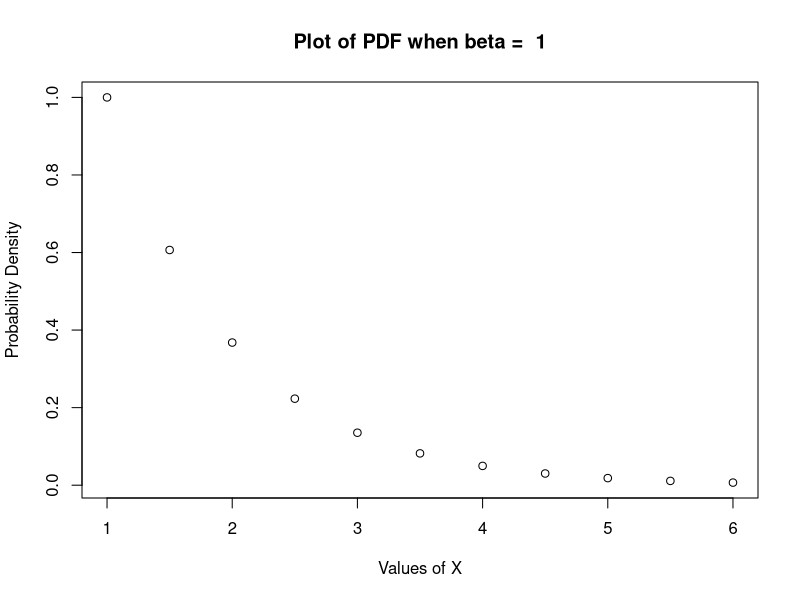
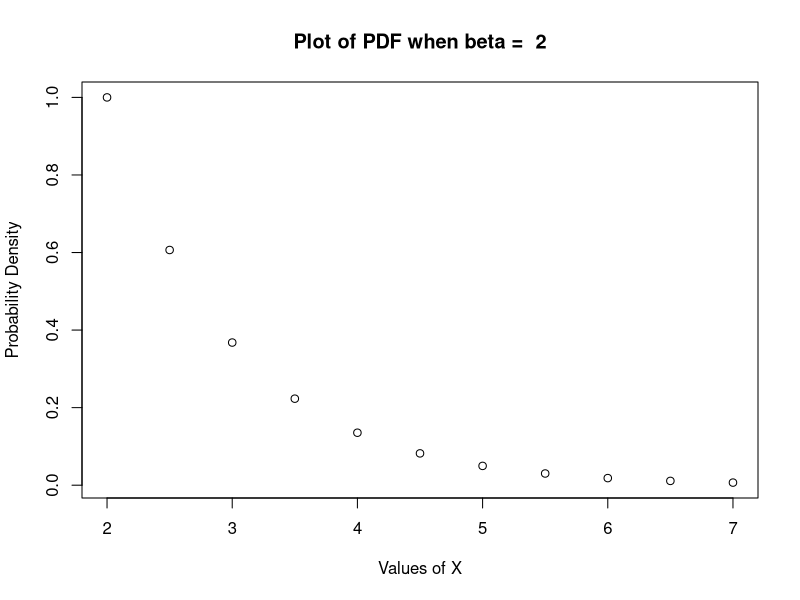
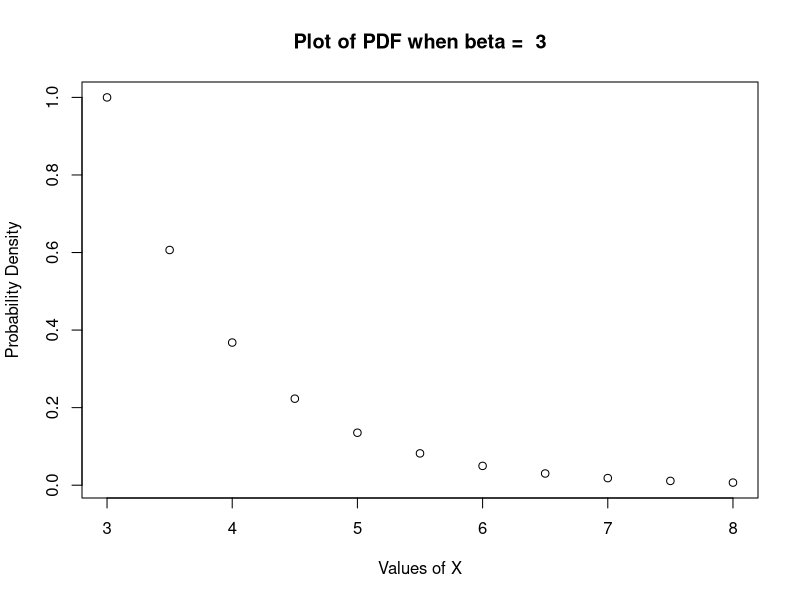
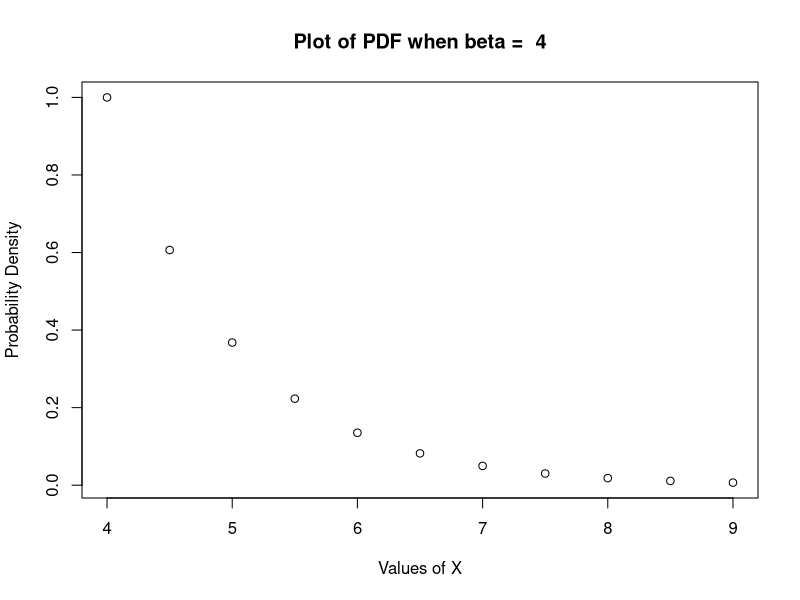
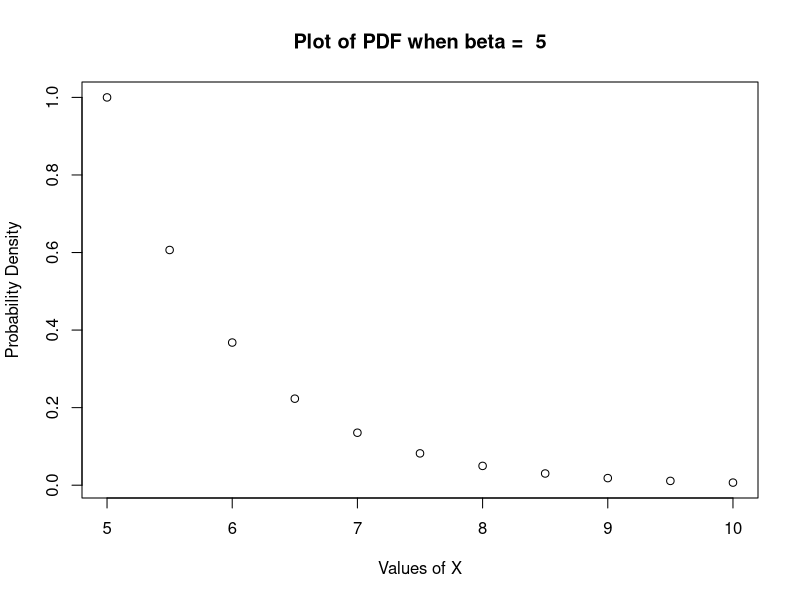
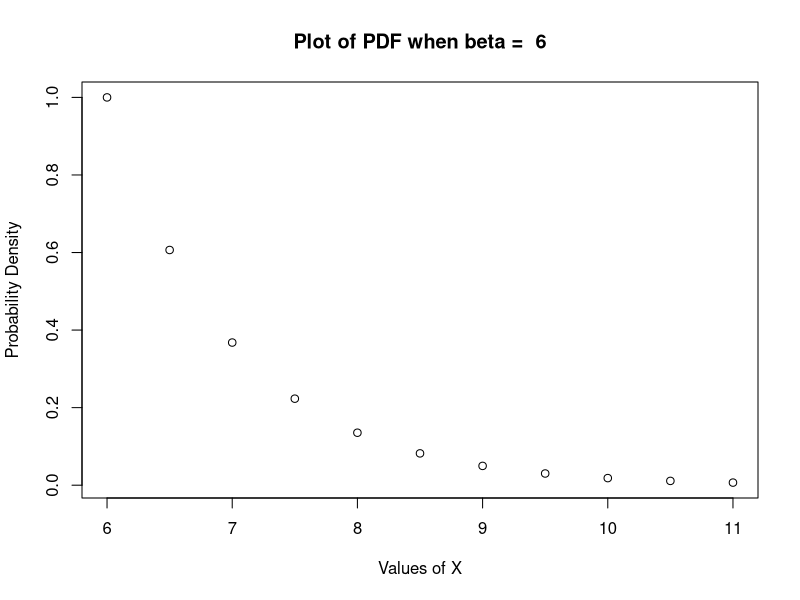
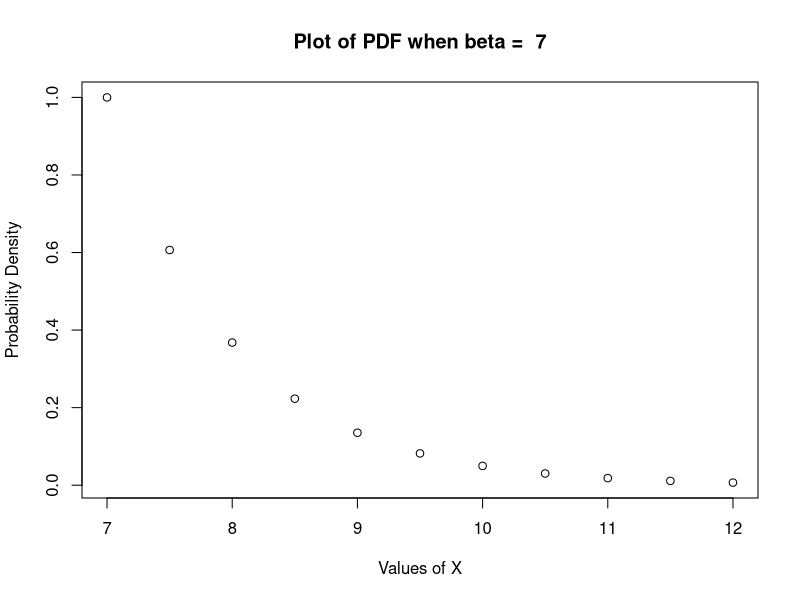
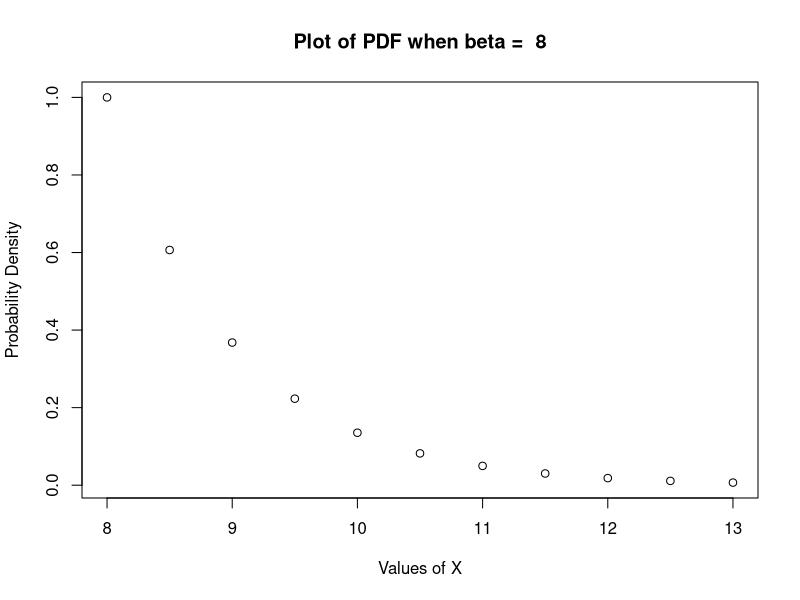

These charts were generated, in order, by the following R code:
## ---- chunk 1
pdf.exploringParameters = function(x,b){
  exp(-(x-b))
}
## ---- chunk 2
plotDifferentParameters = function(){
  for (b in 1:10){
    xSequence = seq(b,b+5,0.5)
    plot(xSequence,pdf.exploringParameters(xSequence,b),main=paste("Plot of PDF when beta = ",b),ylab="Probability Density",xlab="Values of X")
  }
}
#call the function I just wrote to plot a bunch of different versions of the same graph
plotDifferentParameters()
## ---- chunk 3
#Same equation, but with only one variable now.
pdf.betaIsTwo = function(x) {
  exp(-(x-2))
}
## ---- chunk 4
xVals = seq(2,10,0.1)
plot(xVals,pdf.betaIsTwo(xVals),type="l",main="Probability Density Function, beta = 2",xaxp=c(2,10,8))
## ---- chunk 5
plot(xVals,sapply(xVals,function(x) integrate(pdf.betaIsTwo,2,x)$value),type="l",ylab="Cumulative Probability",main="Cumulative Probability Function")
## ---- chunk 6
pdf.Xmin = function(x) {
  6*exp(-6*(x-2))
}

xMinVals = seq(2,3,0.05)
plot(xMinVals,pdf.Xmin(xMinVals),main="Probability Density Function of Xmin statistic")
## ---- chunk 7
pdf.XminChangeN = function (x,n){
  n*exp(-n*(x-2))
}
plot(xMinVals,pdf.XminChangeN(xMinVals,3),main="Probability Density Function of Xmin statistic, n = 3")
plot(xMinVals,pdf.XminChangeN(xMinVals,4),main="Probability Density Function of Xmin statistic, n = 4")
plot(xMinVals,pdf.XminChangeN(xMinVals,5),main="Probability Density Function of Xmin statistic, n = 5")
## ---- chunk 8
plot(xMinVals,sapply(xMinVals,function(x) integrate(pdf.Xmin,2,x)$value),type="l",ylab="Cumulative Probability",main="Cumulative Probability Function of X-min")
abline(v=2.018,col="green")
## ---- chunk 9
plot(xMinVals,pdf.Xmin(xMinVals),type='l',main="Probability Density Function of Xmin statistic")
abline(v=2.018,col="red")
## ---- chunk 10
pdf.actual = function(x){
  6*exp(-6*(x-1.8))
}
## ---- chunk 11
xVals.adjustedAgain = seq (1.8,3,0.1)
plot(xVals.adjustedAgain,sapply(xVals.adjustedAgain,function(x) integrate(pdf.actual,2,x)$value),type="l",ylab="Cumulative Probability",main="Cumulative Probability Function if beta = 1.8")
abline(v=2.018,col="red")
